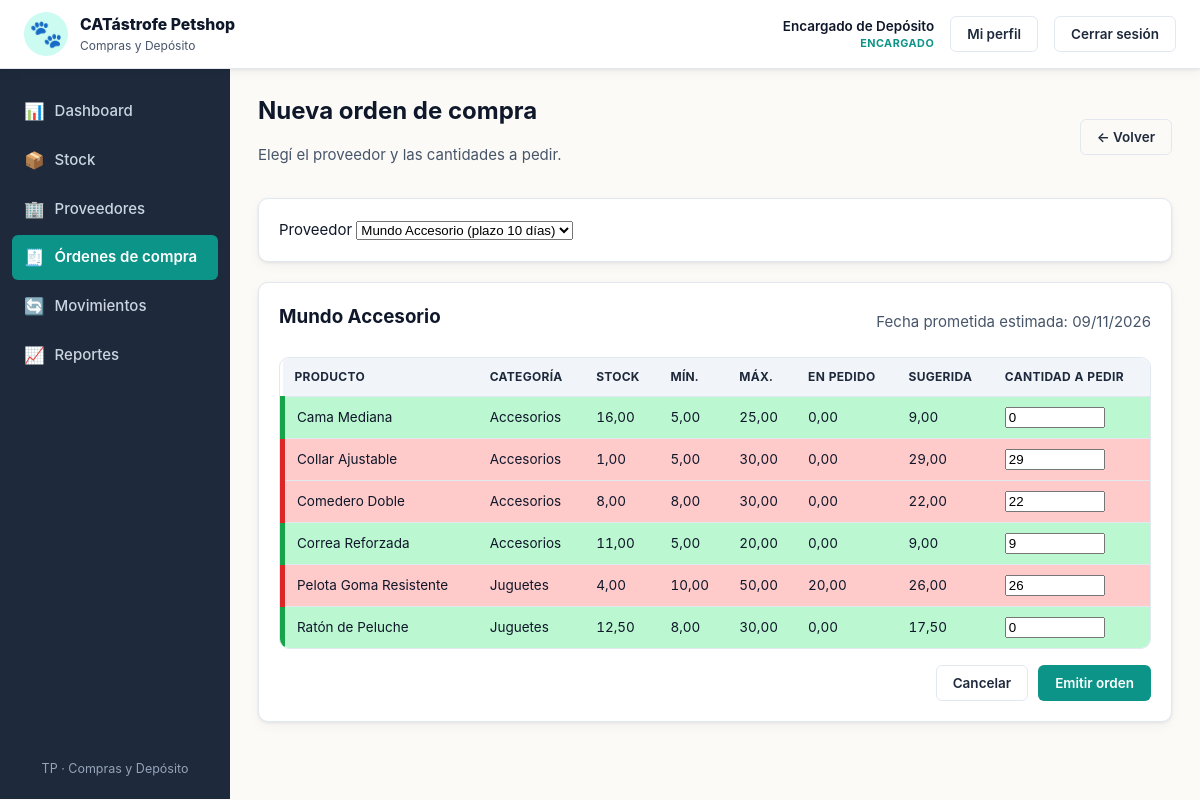
/views/orden_nueva.php?proveedor_id=3&producto_id=10 (signed in), run on an earlier commit of the app's database.
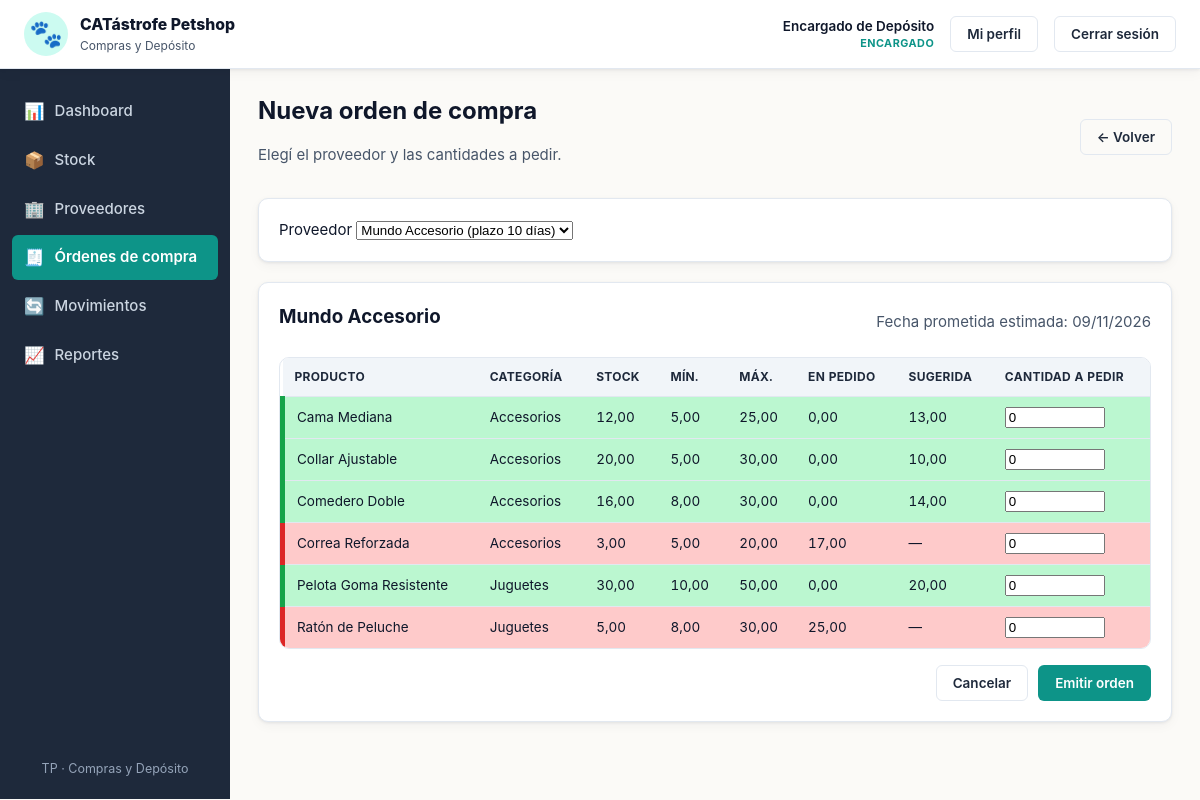
And on a later commit of the database.
### tables this page shows
CREATE TABLE productos (
    id              INT AUTO_INCREMENT PRIMARY KEY,
    categoria_id    INT NOT NULL,
    proveedor_id    INT NOT NULL,
    nombre          VARCHAR(120) NOT NULL,
    descripcion     TEXT,
    stock_actual    DECIMAL(10,2) NOT NULL DEFAULT 0,
    stock_minimo    DECIMAL(10,2) NOT NULL DEFAULT 0,
    stock_maximo    DECIMAL(10,2) NOT NULL DEFAULT 0,
    unidad_medida   VARCHAR(20) NOT NULL DEFAULT 'unidad',
    activo          TINYINT(1) NOT NULL DEFAULT 1,
    CONSTRAINT fk_prod_cat  FOREIGN KEY (categoria_id) REFERENCES categorias(id) ON DELETE RESTRICT,
    CONSTRAINT fk_prod_prov FOREIGN KEY (proveedor_id) REFERENCES proveedores(id) ON DELETE RESTRICT,
    CONSTRAINT chk_prod_stock_actual CHECK (stock_actual >= 0),
    CONSTRAINT chk_prod_stock_min    CHECK (stock_minimo >= 0),
    CONSTRAINT chk_prod_stock_max    CHECK (stock_maximo >= stock_minimo)
);

CREATE TABLE categorias (
    id                    INT AUTO_INCREMENT PRIMARY KEY,
    nombre                VARCHAR(80) NOT NULL UNIQUE,
    controla_vencimiento  TINYINT(1) NOT NULL DEFAULT 0
);

### includes/funciones.php (called while the page is built, shortened)
<?php
function e($v): string
{
    return htmlspecialchars((string)$v, ENT_QUOTES, 'UTF-8');
}
function estado_stock($actual, $minimo): string
{
    $actual = (float)$actual;
    $minimo = (float)$minimo;
    if ($actual <= $minimo) {
        return 'critico';
    }
    return 'normal';
}
function cantidad_sugerida($stock_actual, $stock_maximo, $en_pedido): float
{
    $sug = (float)$stock_maximo - (float)$stock_actual - (float)$en_pedido;
    return $sug > 0 ? $sug : 0.0;
}

### views/orden_nueva.php (the view, shortened to what the changed rows need)
<?php
require_once __DIR__ . '/../config/db.php';
require_once __DIR__ . '/../includes/funciones.php';
$proveedor_id  = isset($_GET['proveedor_id']) ? (int)$_GET['proveedor_id'] : 0;
$producto_id   = isset($_GET['producto_id'])  ? (int)$_GET['producto_id']  : 0;
$proveedor_sel = null;
$productos = [];
if ($proveedor_id > 0) {
    $stmt = $pdo->prepare("SELECT * FROM proveedores WHERE id = ? AND activo = 1");
    $stmt->execute([$proveedor_id]);
    $proveedor_sel = $stmt->fetch() ?: null;
    if ($proveedor_sel) {
        $stmt = $pdo->prepare(
            "SELECT p.*, c.nombre AS categoria, c.controla_vencimiento,
                    COALESCE((SELECT SUM(d.cantidad_pedida)
                              FROM ordenes_detalle d
                              JOIN ordenes_compra o ON o.id = d.orden_id
                              WHERE d.producto_id = p.id AND o.estado = 'pendiente'), 0) AS en_pedido
             FROM productos p
             JOIN categorias c ON c.id = p.categoria_id
             WHERE p.activo = 1 AND p.proveedor_id = ?
             ORDER BY c.nombre, p.nombre"
        );
        $stmt->execute([$proveedor_id]);
        $productos = $stmt->fetchAll();
    }
}
require __DIR__ . '/../includes/header.php';
?>
<div class="flex-between mb-3">
    <div>
        <h1>Nueva orden de compra</h1>
    </div>
</div>
<?php if ($proveedor_sel): ?>
<form action="<?= BASE_URL ?>api/accion_orden.php" method="post" class="card">
    <div class="flex-between mb-3">
        <h2 class="mb-0"><?= e($proveedor_sel['nombre']) ?></h2>
    </div>
    <?php if (!$productos): ?>
        <p class="muted">Este proveedor no tiene productos activos.</p>
    <?php else: ?>
    <div class="table-wrap">
        <table class="table">
            <thead>
                <tr>
                    <th>Producto</th><th>Categoría</th>
                    <th class="num">Stock</th><th class="num">Mín.</th><th class="num">Máx.</th>
                    <th class="num">En pedido</th><th class="num">Sugerida</th>
                    <th class="num">Cantidad a pedir</th>
                </tr>
            </thead>
            <tbody>
            <?php foreach ($productos as $p):
                $estado = estado_stock($p['stock_actual'], $p['stock_minimo']);
                $sug = cantidad_sugerida($p['stock_actual'], $p['stock_maximo'], $p['en_pedido']);
                $preMarcar = ($producto_id === (int)$p['id'])
                    || (in_array($estado, ['critico','proximo'], true) && $sug > 0);
                $valorInicial = $preMarcar && $sug > 0 ? $sug : 0;
            ?>
                <tr class="<?= e($estado) ?>">
                    <td><?= e($p['nombre']) ?></td>
                    <td><?= e($p['categoria']) ?></td>
                    <td class="num"><?= e(number_format((float)$p['stock_actual'], 2, ',', '.')) ?></td>
                    <td class="num"><?= e(number_format((float)$p['stock_minimo'], 2, ',', '.')) ?></td>
                    <td class="num"><?= e(number_format((float)$p['stock_maximo'], 2, ',', '.')) ?></td>
                    <td class="num"><?= e(number_format((float)$p['en_pedido'], 2, ',', '.')) ?></td>
                    <td class="num"><?= $sug > 0 ? e(number_format($sug, 2, ',', '.')) : '—' ?></td>
                    <td class="num">
                        <input type="number" step="0.01" min="0"
                               name="cantidades[<?= (int)$p['id'] ?>]"
                               value="<?= e($valorInicial) ?>" style="width:100px">
                    </td>
                </tr>
            <?php endforeach; ?>
            </tbody>
        </table>
    </div>
    <?php endif; ?>
</form>
<?php endif; ?>
<?php require __DIR__ . '/../includes/footer.php'; ?>

What changed in the data, as far as the page shows it:
changed productos "Cama Mediana": stock_actual "16,00" → "12,00"; sug "9,00" → "13,00"
changed productos "Collar Ajustable": stock_actual "1,00" → "20,00"; sug "29,00" → "10,00"; id+stock_actual+stock_minimo "29" → "0"
changed productos "Comedero Doble": stock_actual "8,00" → "16,00"; sug "22,00" → "14,00"; id+stock_actual+stock_minimo "22" → "0"
changed productos "Correa Reforzada": stock_actual "11,00" → "3,00"; en_pedido "0,00" → "17,00"; value "9" → "0"; sug "9,00" → (not shown); now shows "—"
changed productos "Pelota Goma Resistente": stock_actual "4,00" → "30,00"; en_pedido "20,00" → "0,00"; sug "26,00" → "20,00"; id+stock_actual+stock_minimo "26" → "0"
changed productos "Ratón de Peluche": stock_actual "12,50" → "5,00"; en_pedido "0,00" → "25,00"; sug "17,50" → (not shown); now shows "—"
